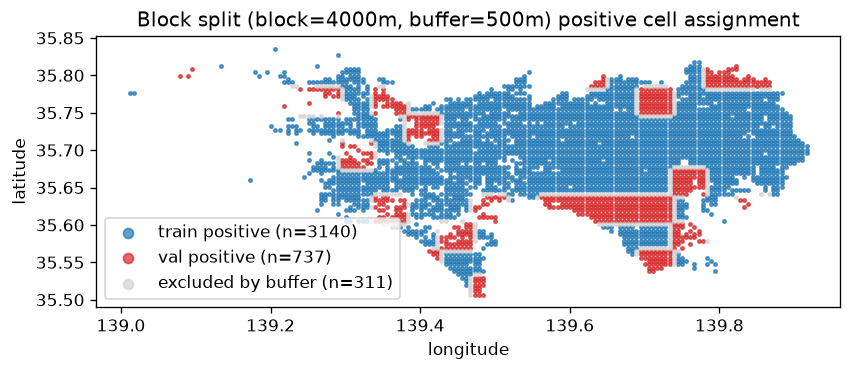

Here is the Python script that generated this plot:
"""正例セルの空間クラスタリングによる近傍記憶リークを防ぐため、
東京をブロック単位(3〜5km四方)でtrain/valに分割する(buffered spatial split)。

セル単位でtrain/valを分けても、valの正例セルのすぐ隣にtrain正例セルが
存在しうるため、「この街区の見た目=危険」というローカルな記憶でval精度が
水増しされる恐れがある。ブロック単位で分割し、さらにvalブロック境界から
一定距離(buffer)以内のtrainセルを除外することで、この経路を構造的に塞ぐ。

分割の妥当性チェックとして、train/val間で正例数・駅からの距離分布に
偏りがないかも確認する(駅位置データはstation_points.py、国土数値情報N02由来。
別リポジトリ(traffic_accident)のOverpass API依存版とは異なる設計)。
"""
import math
import os
import random

import matplotlib
matplotlib.use("Agg")
import matplotlib.pyplot as plt
import numpy as np
from scipy import stats

from build_dataset import build_cell_counts, load_accidents
from station_points import load_station_points, nearest_station_distance
from tiles import grid_steps

BASE_DIR = os.path.dirname(os.path.abspath(__file__))

GRID_M = 500
BLOCK_SIZE_M = 4000
BUFFER_M = 500
VAL_RATIO = 0.2
RANDOM_SEED = 42


def block_grid_steps(block_m):
    deg_lat_km = 111.0
    deg_lon_km = 111.0 * math.cos(math.radians(35.7))
    block_km = block_m / 1000
    return block_km / deg_lat_km, block_km / deg_lon_km


def assign_blocks(cells, lat_step, lon_step, block_lat_step, block_lon_step, seed):
    """cellsの(gx,gy)ごとにブロックIDを求め、ブロック単位で80/20にtrain/val割当する。"""
    block_of_cell = {}
    blocks = set()
    for gx, gy in cells:
        lat_center = (gy + 0.5) * lat_step
        lon_center = (gx + 0.5) * lon_step
        bgy = int(lat_center // block_lat_step)
        bgx = int(lon_center // block_lon_step)
        block_of_cell[(gx, gy)] = (bgx, bgy)
        blocks.add((bgx, bgy))

    blocks = sorted(blocks)
    rng = random.Random(seed)
    rng.shuffle(blocks)
    n_val = max(1, int(len(blocks) * VAL_RATIO))
    val_blocks = set(blocks[:n_val])
    train_blocks = set(blocks[n_val:])
    return block_of_cell, val_blocks, train_blocks


def find_buffer_excluded(cells, block_of_cell, val_blocks, lat_step, lon_step,
                          block_lat_step, block_lon_step, buffer_m):
    """valブロックの境界からbuffer_m以内のtrainセルを除外対象として返す。"""
    buffer_lat_deg = buffer_m / 111000.0
    buffer_lon_deg = buffer_m / (111000.0 * math.cos(math.radians(35.7)))

    excluded = set()
    for gx, gy in cells:
        bgx, bgy = block_of_cell[(gx, gy)]
        if (bgx, bgy) in val_blocks:
            continue  # valセル自体はそのまま残す
        lat_center = (gy + 0.5) * lat_step
        lon_center = (gx + 0.5) * lon_step

        for dbgx, dbgy in [(0, 1), (0, -1), (1, 0), (-1, 0)]:
            neighbor = (bgx + dbgx, bgy + dbgy)
            if neighbor not in val_blocks:
                continue
            if dbgy == 1:
                boundary_lat = (bgy + 1) * block_lat_step
                if boundary_lat - lat_center < buffer_lat_deg:
                    excluded.add((gx, gy))
            elif dbgy == -1:
                boundary_lat = bgy * block_lat_step
                if lat_center - boundary_lat < buffer_lat_deg:
                    excluded.add((gx, gy))
            elif dbgx == 1:
                boundary_lon = (bgx + 1) * block_lon_step
                if boundary_lon - lon_center < buffer_lon_deg:
                    excluded.add((gx, gy))
            elif dbgx == -1:
                boundary_lon = bgx * block_lon_step
                if lon_center - boundary_lon < buffer_lon_deg:
                    excluded.add((gx, gy))
    return excluded


def main():
    import argparse
    parser = argparse.ArgumentParser()
    parser.add_argument("--seed", type=int, default=RANDOM_SEED,
                         help="ブロック分割の乱数シード(駅距離分布が偏った場合に変えて再試行する用)")
    args = parser.parse_args()

    print("国土数値情報N02(鉄道)由来の駅座標を読み込み中...")
    station_points = load_station_points()
    print(f"駅座標: {len(station_points)}件")

    accidents = load_accidents()
    lat_step, lon_step = grid_steps(GRID_M)
    counts = build_cell_counts(accidents, lat_step, lon_step)
    positive_cells = list(counts.keys())
    print(f"正例セル(grid={GRID_M}m): {len(positive_cells)}件")

    block_lat_step, block_lon_step = block_grid_steps(BLOCK_SIZE_M)
    block_of_cell, val_blocks, train_blocks = assign_blocks(
        positive_cells, lat_step, lon_step, block_lat_step, block_lon_step, args.seed,
    )
    print(f"シード: {args.seed}")
    print(f"ブロック数: train={len(train_blocks)} val={len(val_blocks)} (block={BLOCK_SIZE_M}m四方)")

    excluded = find_buffer_excluded(
        positive_cells, block_of_cell, val_blocks,
        lat_step, lon_step, block_lat_step, block_lon_step, BUFFER_M,
    )
    print(f"バッファ({BUFFER_M}m)で除外されたtrain正例セル: {len(excluded)}件")

    train_pos, val_pos = [], []
    for gx, gy in positive_cells:
        bgx, bgy = block_of_cell[(gx, gy)]
        if (bgx, bgy) in val_blocks:
            val_pos.append((gx, gy))
        elif (gx, gy) not in excluded:
            train_pos.append((gx, gy))

    print(f"\n正例セル件数: train={len(train_pos)}  val={len(val_pos)}")

    def cell_latlon(gx, gy):
        return (gy + 0.5) * lat_step, (gx + 0.5) * lon_step

    train_dist = [nearest_station_distance(*cell_latlon(gx, gy), station_points) for gx, gy in train_pos]
    val_dist = [nearest_station_distance(*cell_latlon(gx, gy), station_points) for gx, gy in val_pos]

    u_stat, p_value = stats.mannwhitneyu(train_dist, val_dist, alternative="two-sided")
    n1, n2 = len(train_dist), len(val_dist)
    rank_biserial = 1 - (2 * u_stat) / (n1 * n2)

    print("\n--- 駅からの距離(m): train正例 vs val正例 ---")
    print(f"train: n={n1} mean={np.mean(train_dist):.1f} median={np.median(train_dist):.1f}")
    print(f"val:   n={n2} mean={np.mean(val_dist):.1f} median={np.median(val_dist):.1f}")
    print(f"Mann-Whitney U検定 p値={p_value:.4g}  rank-biserial効果量={rank_biserial:.3f}")
    if p_value < 0.05:
        print("=> train/valで駅距離分布に偏りあり。ブロック分割の乱数シードを変えて再試行を推奨。")
    else:
        print("=> train/valで駅距離分布に有意差なし。妥当な分割。")

    # 可視化: 正例セルをtrain/val/除外で色分けしたプロット
    fig, ax = plt.subplots(figsize=(8, 8))
    for cells, color, label in [
        (train_pos, "tab:blue", f"train positive (n={len(train_pos)})"),
        (val_pos, "tab:red", f"val positive (n={len(val_pos)})"),
        (excluded, "lightgray", f"excluded by buffer (n={len(excluded)})"),
    ]:
        if not cells:
            continue
        lats = [cell_latlon(gx, gy)[0] for gx, gy in cells]
        lons = [cell_latlon(gx, gy)[1] for gx, gy in cells]
        ax.scatter(lons, lats, s=4, c=color, label=label, alpha=0.7)

    ax.set_xlabel("longitude")
    ax.set_ylabel("latitude")
    ax.set_title(f"Block split (block={BLOCK_SIZE_M}m, buffer={BUFFER_M}m) positive cell assignment")
    ax.legend(markerscale=3)
    ax.set_aspect("equal")

    out_path = os.path.join(BASE_DIR, "spatial_block_split.png")
    fig.savefig(out_path, dpi=120, bbox_inches="tight")
    print(f"\n可視化を保存しました: {out_path}")


if __name__ == "__main__":
    main()
